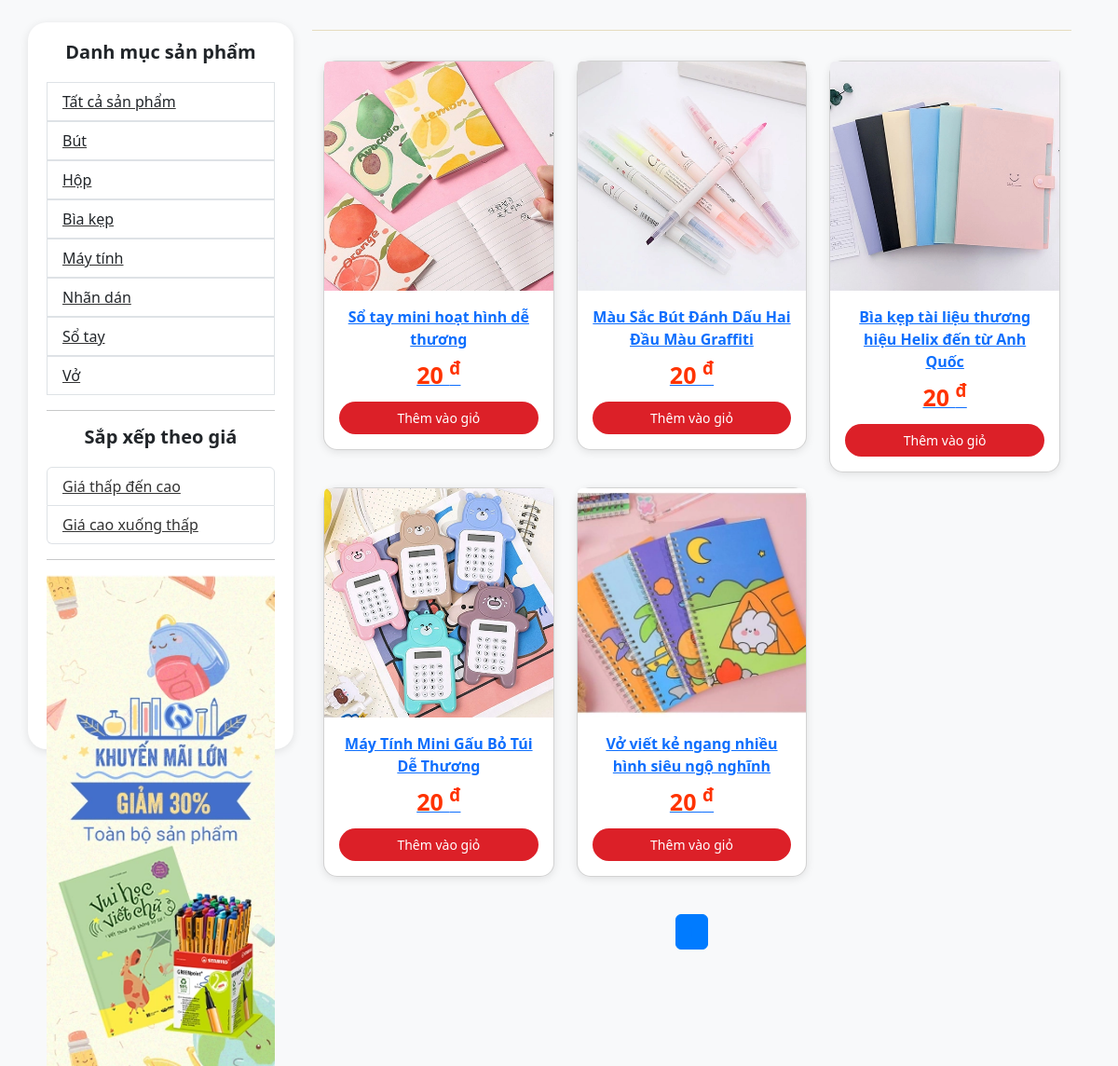
The page /sources/FE/listProduct.php on the database as committed earlier.
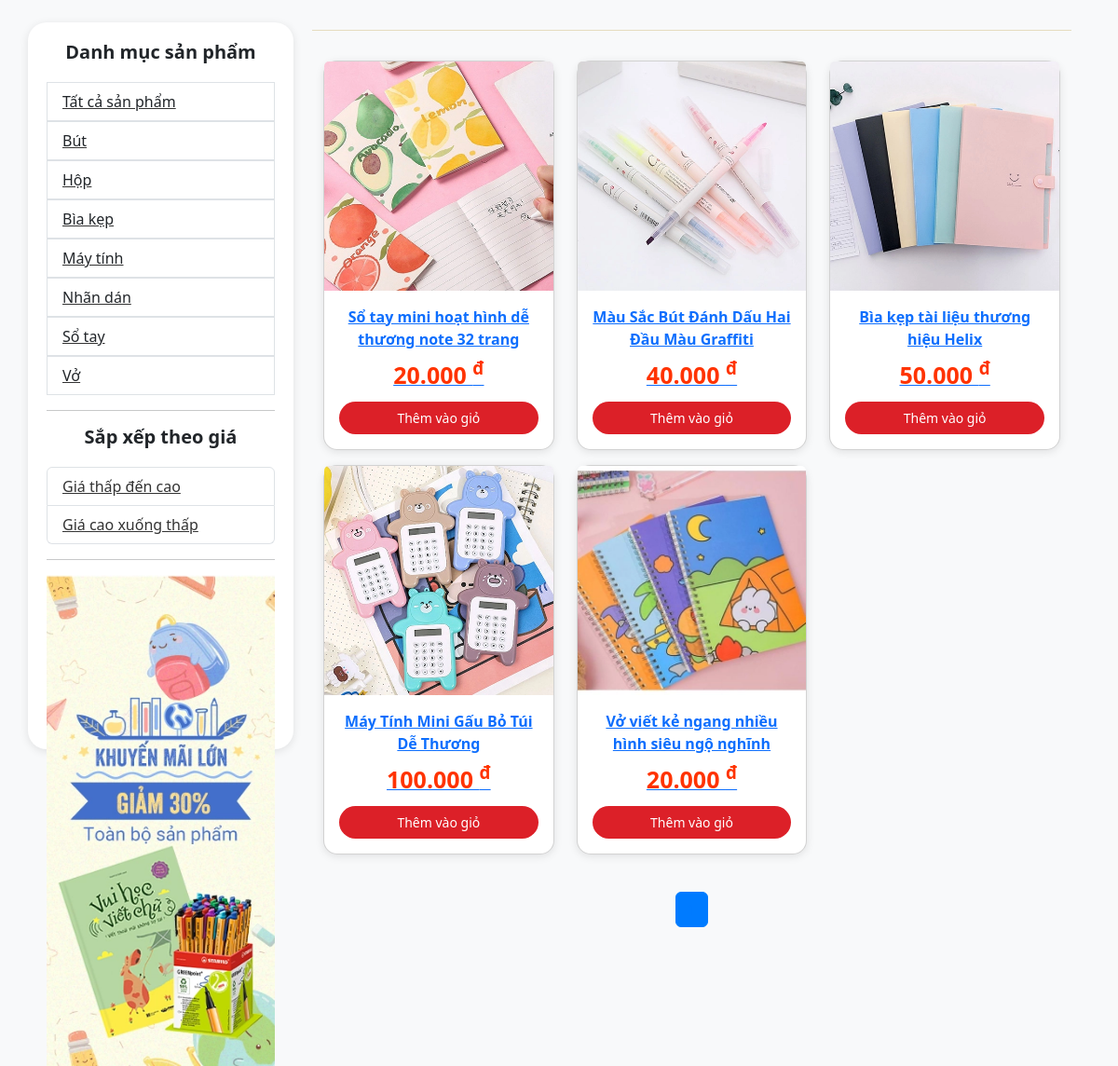
The same page on the database as committed later.
### tables this page shows
CREATE TABLE `sanpham` (
  `sp_ma` int(11) NOT NULL,
  `loaisp_ten` varchar(100) NOT NULL,
  `sp_ten` varchar(250) NOT NULL,
  `sp_gia` varchar(250) NOT NULL,
  `sp_mota` varchar(300) DEFAULT NULL,
  `sp_motachitiet` varchar(300) NOT NULL,
  `sp_img` varchar(50) NOT NULL,
  `sp_soluong` int(250) NOT NULL DEFAULT 1,
  `loaisanpham` varchar(50) NOT NULL
);

### sources/FE/listProduct.php (the view, shortened to what this page needs)
<!DOCTYPE html>
<html lang="en">
<head>
    <link href="https://cdn.jsdelivr.net/npm/bootstrap@5.3.1/dist/css/bootstrap.min.css" rel="stylesheet">
    <link rel="stylesheet" href="https://cdnjs.cloudflare.com/ajax/libs/font-awesome/6.4.2/css/all.min.css">
</head>
<body>
    <div class="container mt-4">
        <div class="row">
            <div class="col-lg-3 col-md-4 sidebar">
                <h5>Danh mục sản phẩm</h5>
                <ul class="list-group">
                    <a href="../website/List.php">
                        <li class="list-group-item">Tất cả sản phẩm</li>
                    </a>
                    <a href="../website/productsClick.php?loaisanpham=but">
                        <li class="list-group-item">Bút</li>
                    </a>
                    <a href="../website/productsClick.php?loaisanpham=hop">
                        <li class="list-group-item">Hộp</li>
                    </a>
                    <a href="../website/productsClick.php?loaisanpham=biakep">
                        <li class="list-group-item">Bìa kẹp</li>
                    </a>
                    <a href="../website/productsClick.php?loaisanpham=maytinh">
                        <li class="list-group-item">Máy tính</li>
                    </a>
                    <a href="../website/productsClick.php?loaisanpham=nhandan">
                        <li class="list-group-item">Nhãn dán</li>
                    </a>
                    <a href="../website/productsClick.php?loaisanpham=sotay">
                        <li class="list-group-item">Sổ tay</li>
                    </a>
                    <a href="../website/productsClick.php?loaisanpham=vo">
                        <li class="list-group-item">Vở</li>
                    </a>
                </ul>
                <hr>
                <h5>Sắp xếp theo giá</h5>
                <ul class="list-group">
                    <li class="list-group-item"><a href="?sort=price-asc&category=<?= $_GET['category'] ?? '' ?>">Giá thấp đến cao</a></li>
                    <li class="list-group-item"><a href="?sort=price-desc&category=<?= $_GET['category'] ?? '' ?>">Giá cao xuống thấp</a></li>
                </ul>
                <hr>
                <img src="../Assets/img/index/img_aside_banner.webp" alt="" class="img-fluid">
            </div>
            <div class="col-lg-9 col-md-8">
                <div class="product-list mb-3 p-2">
                    <div class="container">
                        <div class="row">
                            <hr style="color: #ad850c">
                            <div class="text-center py-2">
                                <div class="row">
                                    <?php
                                    include_once("../sources/connect.php");
                                    $valueCart = 9;
                                    $page = isset($_GET['page']) ? (int) $_GET['page'] : 1;
                                    $category = isset($_GET['category']) ? $_GET['category'] : '';
                                    $whereClause = $category ? "WHERE category = '$category'" : '';
                                    $sort = isset($_GET['sort']) ? $_GET['sort'] : 'normal';
                                    $totalSql = "SELECT COUNT(*) as total FROM sanpham $whereClause";
                                    $totalResult = $connect->query($totalSql);
                                    $totalRow = $totalResult->fetch_assoc();
                                    $totalProducts = $totalRow['total'];
                                    $totalPages = ceil($totalProducts / $valueCart);
                                     $sql = "SELECT sp.*, s.discount_percent
                                     FROM sanpham sp
                                     LEFT JOIN sales s ON sp.sp_ma = s.sp_ma AND s.is_expired = 0
                                     ";
                             $result = $connect->query($sql);
                             $duongdanimg = '../Assets/img/sanpham/';
                                    if ($result->num_rows > 0) {
                                        while ($data = $result->fetch_assoc()) {
                                            echo '<div class="col-lg-4 col-md-6 col-sm-9 py-2">';
                                            echo '<a href="./product.php?sp_ma=' . $data['sp_ma'] . '">';
                                            echo '<div class="card">';
                                            echo '<img src="' . $duongdanimg . $data['sp_img'] . '" class="card-img-top" alt="' . $data['sp_ten'] . '">';
                                            echo '<div class="card-body">';
                                            echo '<p class="card-title"><strong>' . $data['sp_ten'] . '</strong></p>';
                                            if (!empty($data['discount_percent'])) {
                                                $discountedPrice = $data['sp_gia'] * (1 - $data['discount_percent'] / 100);
                                                echo '<p class="card-text"><strong style="color:#f30; font-size:25px">' . number_format($discountedPrice, 0, '.', '.') . ' <sup>đ</sup></strong>';
                                                echo ' <span style="text-decoration: line-through; color: #888;">' . number_format($data['sp_gia'], 0, '.', '.') . ' <sup>đ</sup></span></p>';
                                            } else {
                                                echo '<p class="card-text"><strong style="color:#f30; font-size:25px">' . number_format($data['sp_gia'], 0, '.', '.') . ' <sup>đ</sup></strong></p>';
                                            }
                                            echo '<div class="action-cart group-buttons d-flex align-items-center justify-content-center">';
                                            echo '<button class="cart-button btn-buy add_to_cart" title="Thêm vào giỏ">';
                                            echo '<a id="buy" href="./product.php?sp_ma=' . $data['sp_ma'] . '">Thêm vào giỏ</a>';
                                            echo '</button>';
                                            echo '</div>';
                                            echo '</div>';
                                            echo '</div>';
                                            echo '</a>';
                                            echo '</div>';
                                        }
                                    } else {
                                        echo '<p class="text-center">Không có sản phẩm nào</p>';
                                    }
                                    ?>
                                </div>
                            </div>
                            <div class="text-center mt-4">
                                <nav aria-label="Page navigation">
                                    <ul class="pagination justify-content-center">
                                        <?php for ($i = 1; $i <= $totalPages; $i++): ?>
                                            <li class="page-item <?= $i == $page ? 'active' : '' ?>">
                                                <a class="page-link" href="?category=<?= $category ?>&page=<?= $i ?>&sort=<?= $sort ?>"><?= $i ?></a>
                                            </li>
                                        <?php endfor; ?>
                                    </ul>
                                </nav>
                            </div>
                        </div>
                    </div>
                </div>
            </div>
        </div>
    </div>
</body>
</html>

### sources/FE/listProduct.php (style rules this page uses)
body { background-color: #f8f9fa; }
.card { box-shadow: 0 2px 10px rgba(0, 0, 0, 0.1); transition: transform 0.3s; border-radius: 15px; }
.sidebar { position: sticky; top: 0; height: calc(100vh - 20px); padding: 20px; border-radius: 20px; background-color: #ffffff; box-shadow: 0 2px 10px rgba(0, 0, 0, 0.1); }
.sidebar h5 { text-align: center; margin-bottom: 20px; font-weight: bold; }
.sidebar a { color: #333; }
button.cart-button.btn-buy { width: 100%; background: #DC2028; height: 35px; border-radius: 30px; color: #fff; font-size: 14px; border: none; transition: background 0.3s; margin-top: 10px; }
#buy { color: #fff; text-decoration: none; }
.pagination .page-link { color: #007bff; }
.pagination .page-item.active .page-link { background-color: #007bff; border-color: #007bff; }

Rows that differ between the two databases and show on the page:
changed sanpham: sp_ten "Sổ tay mini hoạt hình dễ thương" → "Sổ tay mini hoạt hình dễ thương note 32 trang"; sp_gia "20" → "20.000"
changed sanpham "Màu Sắc Bút Đánh Dấu Hai Đầu Màu Graffiti": sp_gia "20" → "40.000"
changed sanpham: sp_ten "Bìa kẹp tài liệu thương hiệu Helix đến từ Anh Quốc" → "Bìa kẹp tài liệu thương hiệu Helix"; sp_gia "20" → "50.000"
changed sanpham "Máy Tính Mini Gấu Bỏ Túi Dễ Thương": sp_gia "20" → "100.000"
changed sanpham "Vở viết kẻ ngang nhiều hình siêu ngộ nghĩnh": sp_gia "20" → "20.000"
